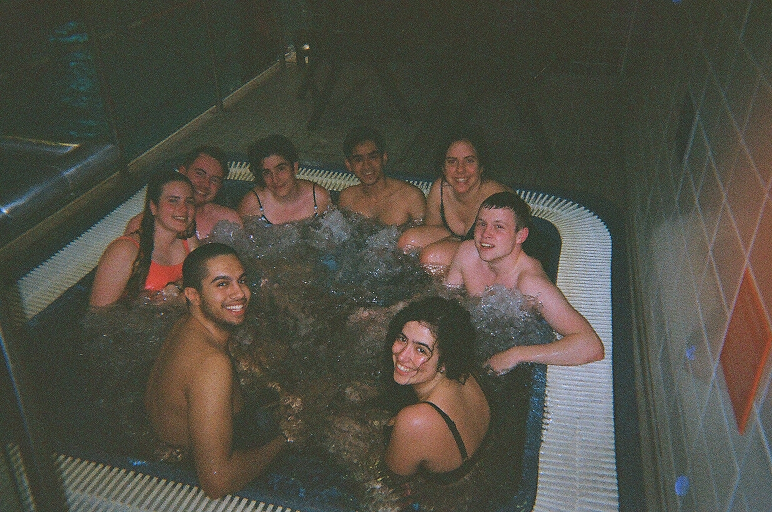
#> input picture Chapter1/resources/jacuzi.jpg, 1544 x 1024 px, found by its file name (shown at 1/2 size)
$ python image_size.py
#> lines starting #> are read from the running program, lines starting #| are printed output that depends on the picture
import cv2

img = cv2.imread('Chapter1/resources/jacuzi.jpg')
#> img is the input picture: shape (1024, 1544, 3); mean B, G, R 68.3, 78.5, 81.1
imgResize = cv2.resize(img,(400,300))
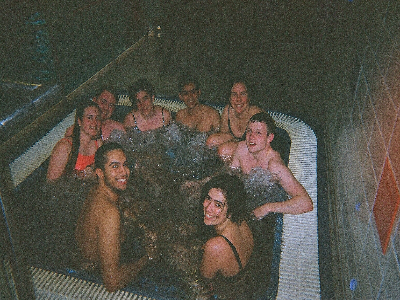
#> imgResize: shape (300, 400, 3); mean B, G, R 68.2, 78.4, 81

print(img.shape)
#| (1024, 1544, 3)

#cv2.imshow("output",imgGrey)
cv2.imshow("resize",imgResize)
cv2.waitKey(0)
